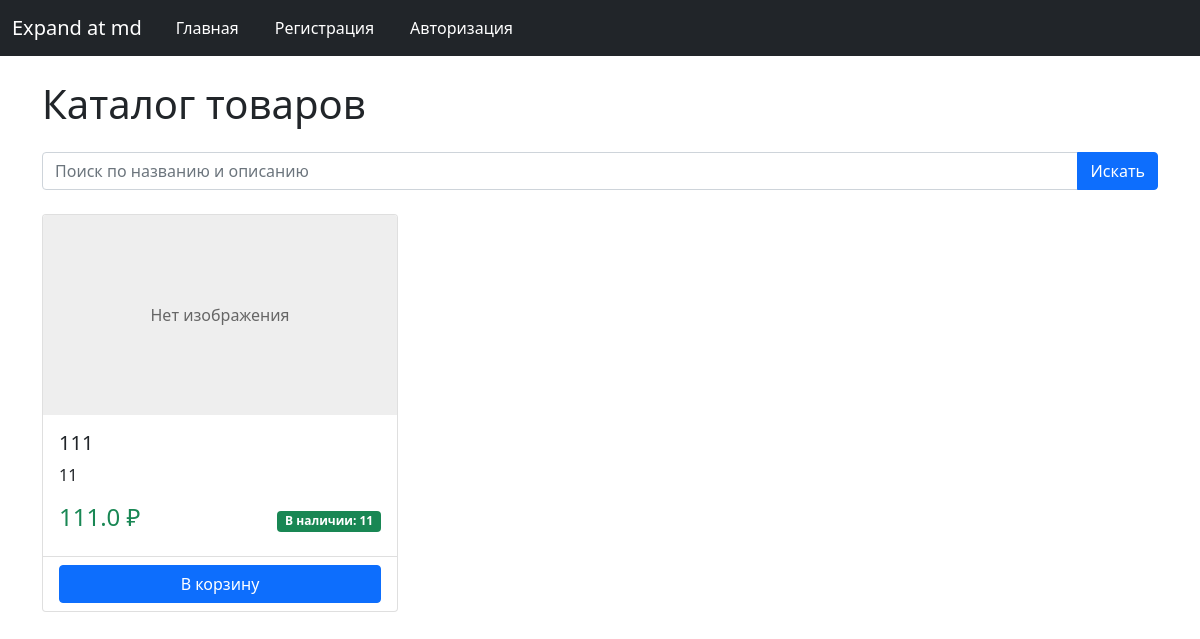
Before: / with the older database file.
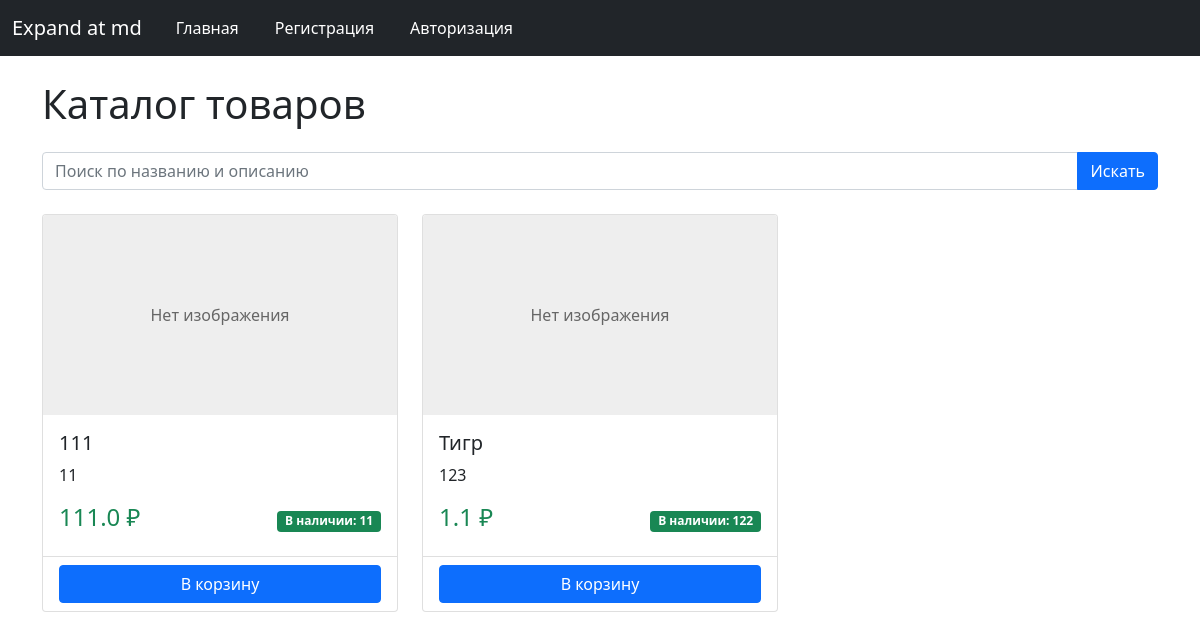
After: the same page with the newer database file.
### data/product.py (models this page shows)
class Product(SqlAlchemyBase):
    __tablename__ = 'products'
    id = sqlalchemy.Column(sqlalchemy.Integer, primary_key=True, autoincrement=True)
    name = sqlalchemy.Column(sqlalchemy.String, nullable=False)
    price = sqlalchemy.Column(sqlalchemy.Float, nullable=False)
    description = sqlalchemy.Column(sqlalchemy.Text)
    open = sqlalchemy.Column(sqlalchemy.Boolean)  # открыт ли продукт для общего доступа
    amount_available = sqlalchemy.Column(sqlalchemy.Integer)  # сколько есть продукта для продажи
    amount_sell = sqlalchemy.Column(sqlalchemy.Integer)  # сколько продано для статистики
    image = sqlalchemy.Column(sqlalchemy.String)
    user_id = sqlalchemy.Column(sqlalchemy.Integer, sqlalchemy.ForeignKey('users.id'))
    user = sqlalchemy.orm.relationship("User")

### main.py (the view)
@app.route('/')
def home():
    db_sess = db_session.create_session()
    search = request.args.get('search', '')
    query = db_sess.query(Product).filter(Product.open == True)
    if search:
        products = query.filter(Product.name.ilike(f'%{search}%')).all()
    else:
        products = query.all()
    return render_template('all_products.html', products=products)

### data/db_session.py (called while the page is built)
def create_session() -> Session:
    global __factory
    return __factory()

### templates/all_products.html (shortened to what this page needs)
{% extends "base.html" %}
{% block content %}
    <h1 class="mb-4">Каталог товаров</h1>
    <form method="GET" action="" class="mb-4">
        <div class="input-group">
            <input type="text" class="form-control"
                   name="search"
                   placeholder="Поиск по названию и описанию"
                   value="{{ request.args.get('search', '') }}">
            <button type="submit" class="btn btn-primary">
                 Искать
            </button>
        </div>
    </form>
    <div class="row row-cols-1 row-cols-md-3 g-4">
        {% for product in products %}
        <div class="col">
            <div class="card h-100">
                {% if product.image %}
                <img src="{{ url_for('static', filename='upload/' + product.image) }}"
                     class="card-img-top product-image"
                     alt="{{ product.name }}">
                {% else %}
                <div class="card-img-top no-image">Нет изображения</div>
                {% endif %}
                <div class="card-body">
                    <h5 class="card-title">{{ product.name }}</h5>
                    <p class="card-text">{{ product.description }}</p>
                    <div class="d-flex justify-content-between align-items-center">
                        <span class="h4 text-success">{{ product.price }} ₽</span>
                        {% if product.amount_available and product.amount_available > 0 %}
                            <span class="badge bg-success">В наличии: {{ product.amount_available }}</span>
                        {% else %}
                            <span class="badge bg-danger">Нет в наличии</span>
                        {% endif %}
                    </div>
                </div>
                <div class="card-footer bg-transparent">
                    <button class="btn btn-primary w-100">В корзину</button>
                </div>
            </div>
        </div>
        {% else %}
        <div class="col-12">
            <div class="alert alert-warning">
                Товары не найдены. Попробуйте изменить условия поиска.
            </div>
        </div>
        {% endfor %}
    </div>
{% endblock %}

Changed rows visible on the page:
added Product: shows "Нет изображения", name "Тигр", description "123", price "1.1", amount_available "122"
